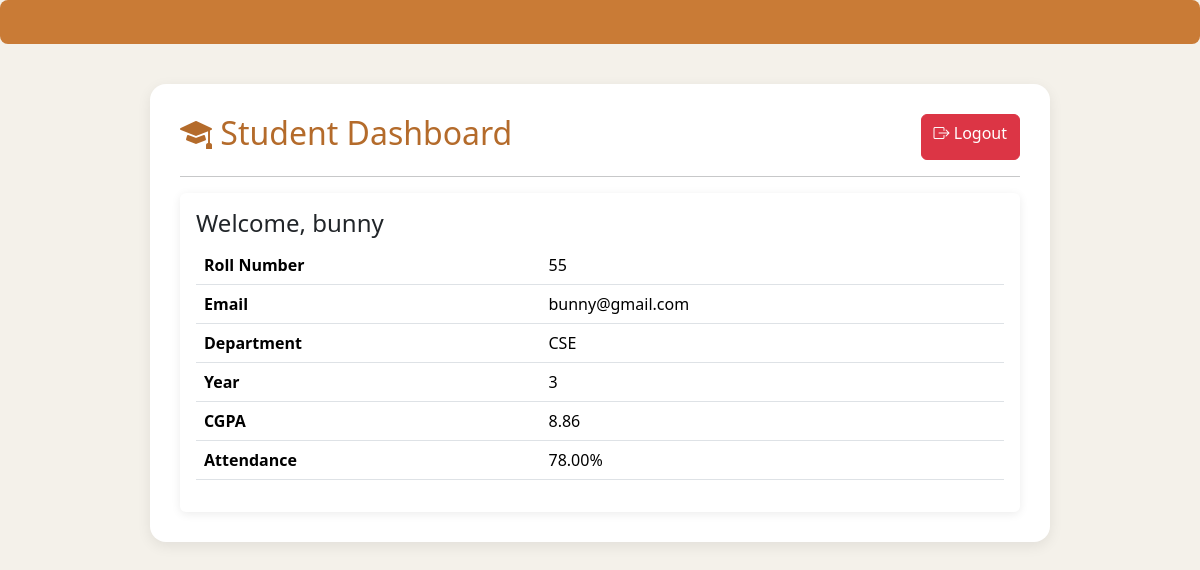
Screenshot of /student_dashboard.php (signed in) with the database file from the repository.
### tables this page shows
CREATE TABLE `students` (
  `student_id` int NOT NULL AUTO_INCREMENT,
  `roll_no` varchar(20) NOT NULL,
  `full_name` varchar(100) NOT NULL,
  `email` varchar(100) NOT NULL,
  `department` varchar(100) DEFAULT NULL,
  `year` int DEFAULT NULL,
  `cgpa` decimal(4,2) DEFAULT NULL,
  `attendance` decimal(5,2) DEFAULT '0.00',
  `password` varchar(255) NOT NULL,
  PRIMARY KEY (`student_id`),
  UNIQUE KEY `roll_no` (`roll_no`),
  UNIQUE KEY `email` (`email`)
);

### student_dashboard.php (the view, shortened to what this page needs)
<?php include("notice.php"); ?>
<?php
$id=$_SESSION['student_id'];
$res=mysqli_query($conn,"SELECT * FROM students WHERE student_id='$id'");
$row=mysqli_fetch_assoc($res);
?>
<!DOCTYPE html>
<html>
<head>
<link href="https://cdn.jsdelivr.net/npm/bootstrap@5.3.3/dist/css/bootstrap.min.css" rel="stylesheet">
<link rel="stylesheet" href="https://cdn.jsdelivr.net/npm/bootstrap-icons@1.11.3/font/bootstrap-icons.min.css">
</head>
<body>
<div class="box">
<div class="d-flex justify-content-between">
<h2 class="title"><i class="bi bi-mortarboard-fill"></i> Student Dashboard</h2>
<a href="logout.php" class="btn btn-danger"><i class="bi bi-box-arrow-right"></i> Logout</a>
</div>
<hr>
<div class="card mt-3">
<div class="card-body">
<h4>Welcome, <?php echo $row['full_name']; ?></h4>
<table class="table">
<tr><th>Roll Number</th><td><?php echo $row['roll_no']; ?></td></tr>
<tr><th>Email</th><td><?php echo $row['email']; ?></td></tr>
<tr><th>Department</th><td><?php echo $row['department']; ?></td></tr>
<tr><th>Year</th><td><?php echo $row['year']; ?></td></tr>
<tr><th>CGPA</th><td><?php echo $row['cgpa']; ?></td></tr>
<tr>
    <th>Attendance</th>
    <td><?php echo $row['attendance']; ?>%</td>
</tr>
</table>
</div>
</div>
</div>
</body>
</html>

### student_dashboard.php (style rules this page uses)
body { background:#f4f1ea;font-family:Segoe UI,sans-serif }
.box { max-width:900px;margin:40px auto;background:#fff;padding:30px;border-radius:16px;box-shadow:0 4px 14px rgba(0,0,0,.08) }
.card { border:none;box-shadow:0 2px 10px rgba(0,0,0,.08) }
.title { color:#b46b2b }

### rows the page displays
students: full_name "bunny", roll_no "55", email "bunny@gmail.com", department "CSE", year "3", cgpa "8.86", attendance "78.00"
